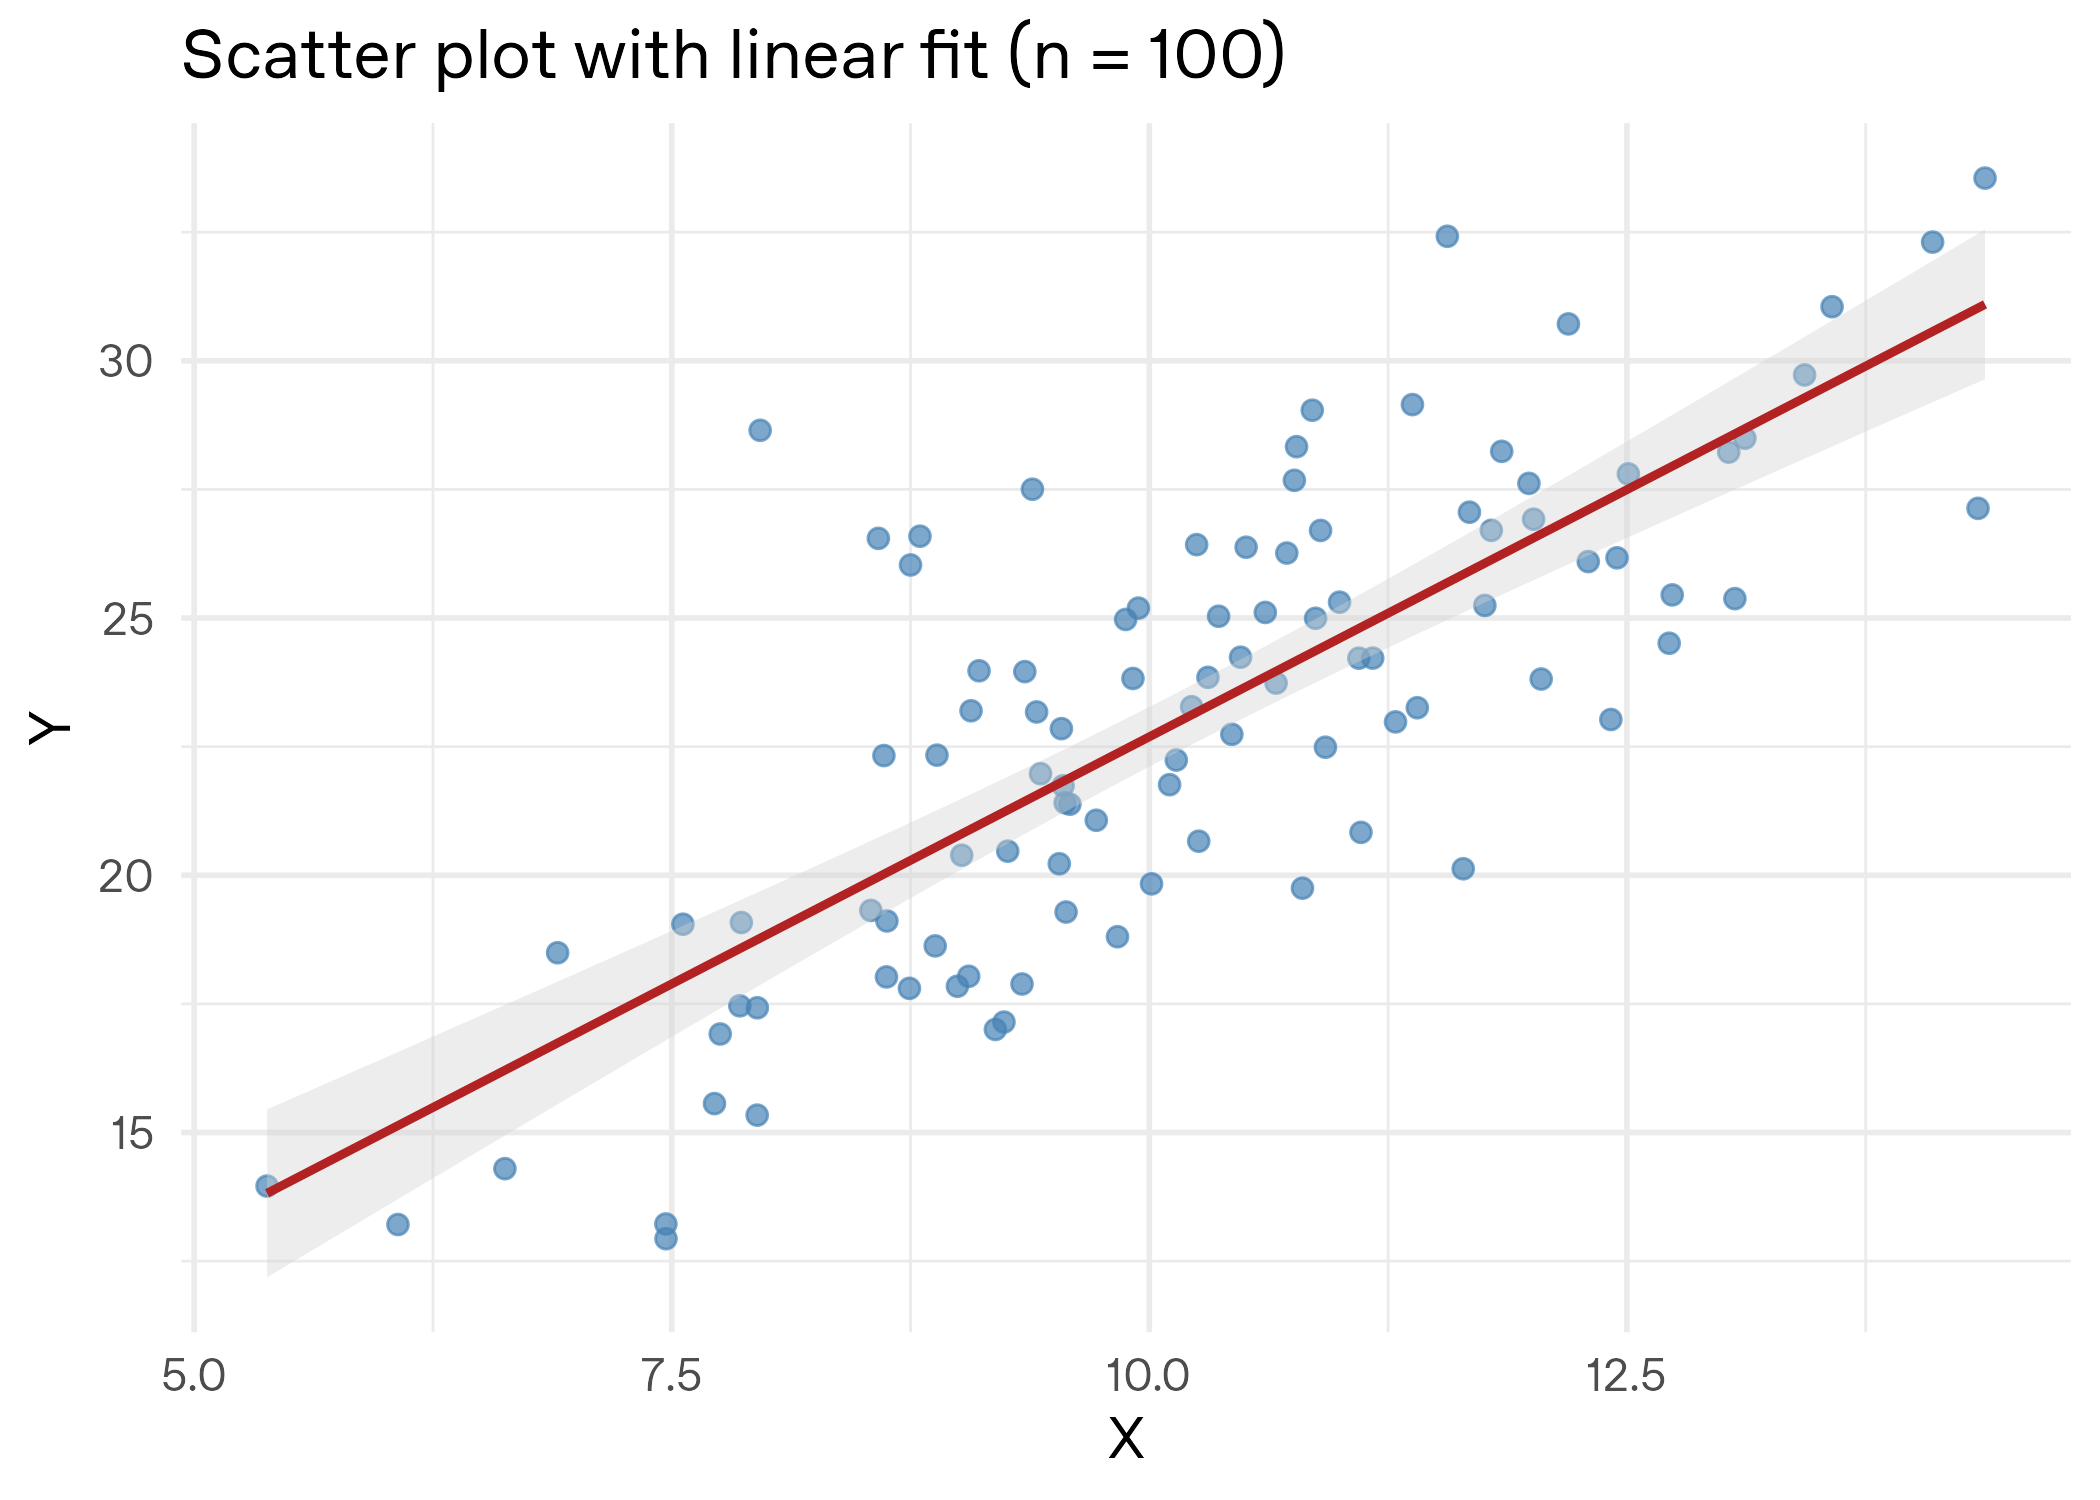

Recreate this plot in R.
# 生成两个各有 100 个样本的变量，并绘制带线性拟合线的散点图。
# 首次运行前安装依赖：install.packages("ggplot2")

if (!requireNamespace("ggplot2", quietly = TRUE)) {
  stop('请先安装 ggplot2：install.packages("ggplot2")')
}

library(ggplot2)

# 固定随机种子，使结果可以复现。
set.seed(123)
x <- rnorm(100, mean = 10, sd = 2)
y <- 3 + 2 * x + rnorm(100, mean = 0, sd = 3)
samples <- data.frame(x = x, y = y)

scatter_plot <- ggplot(samples, aes(x = x, y = y)) +
  geom_point(color = "steelblue", size = 2, alpha = 0.7) +
  geom_smooth(method = "lm", formula = y ~ x, se = TRUE,
              color = "firebrick", fill = "lightgray") +
  labs(title = "Scatter plot with linear fit (n = 100)",
       x = "X", y = "Y") +
  theme_minimal(base_size = 14)

print(scatter_plot)

# 在当前工作目录保存图片；灰色区域表示拟合线的 95% 置信区间。
ggsave("scatter_plot.png", plot = scatter_plot,
       width = 7, height = 5, dpi = 300)
